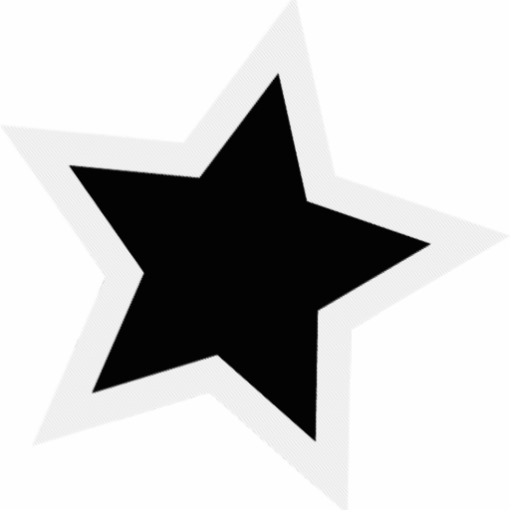
//> input picture star.jpg, 512 x 512 px
$ ./ImageToAscii   (built with g++ and OpenCV 4)
//> lines starting //> are read from the running program, lines starting //| are printed output that depends on the picture
### AsciiConversionUtils.hpp
//
//  shubham.hpp
//  BTPtrial
//
//  Created by Shubham Jain on 03/04/14.
//  Copyright (c) 2014 Shubham. All rights reserved.
//

#ifndef BTPtrial_shubham_hpp
#define BTPtrial_shubham_hpp

#include <iostream>
#include "opencv2/core/core.hpp"
#include "opencv2/highgui/highgui.hpp"
#include "opencv/cv.h"
#include "fstream"
#include "string"

using namespace std;
using namespace cv;

void stringToMat(Mat &img, char** letters, int row, int col, int toImageFactor){
    Point textOrg(toImageFactor,toImageFactor);

    for(int i = 0; i< row; i++){
        textOrg.x=0;
        for (int j = 0; j<col; j++) {

            string temp = "";
            temp +=letters[i][j];
            //cout<<temp<<"<-\n";
            //adjust size of letter and boldness according to the image factor
            putText(img, temp, textOrg, FONT_HERSHEY_SIMPLEX, .5, Scalar::all(0),1,8,false);
            textOrg.x+=toImageFactor;
        }
        textOrg.y+=toImageFactor;
    }
    return;
}

// [124 lines left out: functions fontIntensity, fillAsciiArrayViaIntensity, not called in this run]


void fillAsciiArrayViaDistanceMap(Mat &img, char** asciiArray, int toLetterFactor)
{


    for(int i = 0;i < img.rows;i+=toLetterFactor){
        for(int j = 0;j < img.cols;j+=toLetterFactor){
            //convert to binary matrix
            cout<<"binary matrix\n";
            int binaryImage[toLetterFactor][toLetterFactor];
            for (int bi = i; bi<i+toLetterFactor; bi++) {
                for (int bj = j; bj<j+toLetterFactor; bj++) {
                    Scalar pixel = img.at<uchar>(bi,bj);
                    uchar intensity = pixel.val[0];
                    if (intensity>127) {
                        binaryImage[bi%toLetterFactor][bj%toLetterFactor]= 1;
                    }
                    else
                    {
                        binaryImage[bi%toLetterFactor][bj%toLetterFactor]=0;
                    }

                    cout<<binaryImage[bi%toLetterFactor][bj%toLetterFactor]<<" ";
                }
                cout<<"\n";
            }
            //create distance map using dp
            int minTopLeft[toLetterFactor][toLetterFactor];
            int minBottomRight[toLetterFactor][toLetterFactor];
            int distanceMap[toLetterFactor][toLetterFactor];
            for (int k = 0; k<toLetterFactor; k++) {
                for (int l = 0; l<toLetterFactor; l++) {
                    if(binaryImage[k][l]==0)
                        minTopLeft[k][l]=0;
                    else
                    {
                        int min = INT_MAX;
                        if(k!=0 && minTopLeft[k-1][l]<min)
                        {
                            minTopLeft[k][l]=minTopLeft[k-1][l]+1;
                            min =minTopLeft[k-1][l];
                        }
                        if(l!=0 && minTopLeft[k][l-1]<min)
                        {
                            minTopLeft[k][l]=minTopLeft[k][l-1]+1;
                            min =minTopLeft[k][l-1];
                        }
                        if(k!=0 && l!=0 && minTopLeft[k-1][l-1]<min)
                        {
                            minTopLeft[k][l]=minTopLeft[k-1][l-1]+1;
                            min =minTopLeft[k-1][l-1];
                        }
                        if(k==0 || l==0)
                            minTopLeft[k][l]=1;
                    }


                }
            }
            for (int k = toLetterFactor-1; k>=0; k--) {
                for (int l = toLetterFactor-1; l>=0; l--) {
                    if(binaryImage[k][l]==0)
                        minBottomRight[k][l]=0;
                    else
                    {
                        int min = INT_MAX;
                        if(k!=toLetterFactor-1 && minBottomRight[k+1][l]<min)
                        {
                            minBottomRight[k][l]=minBottomRight[k+1][l]+1;
                            min =minBottomRight[k+1][l];
                        }
                        if(l!=toLetterFactor-1 && minBottomRight[k][l+1]<min)
                        {
                            minBottomRight[k][l]=minBottomRight[k][l+1]+1;
                            min =minBottomRight[k][l+1];
                        }
                        if(k!=toLetterFactor-1 && l!=toLetterFactor-1 && minTopLeft[k+1][l+1]<min)
                        {
                            minBottomRight[k][l]=minBottomRight[k+1][l+1]+1;
                            min =minBottomRight[k+1][l+1];
                        }
                        if(k==toLetterFactor-1 || l==toLetterFactor-1)
                            minBottomRight[k][l]=1;
                    }


                }
            }
            cout<<"Distance map\n";
            for (int k = 0; k<toLetterFactor; k++) {
                for (int l = 0; l<toLetterFactor; l++) {
                    distanceMap[k][l]=minBottomRight[k][l]>minTopLeft[k][l]?minTopLeft[k][l]:minBottomRight[k][l];
                    cout<<distanceMap[k][l]<<" ";
                }
                cout<<"\n";
            }

            //apply multiplication to all and find min sum.
            //int row = 15;
            int row = toLetterFactor;
            //int col = 15;
            int col = toLetterFactor;
            Point textOrg(0,(12*toLetterFactor)/15);
            char replacementCharacter=' ';
            int minDistance=INT_MAX;

            for (char k=32; k<126; k++) {
                Mat letterImage(row,col,CV_8UC1, Scalar(255));
                string s="";
                s+=k;
                putText(letterImage, s, textOrg, FONT_HERSHEY_SCRIPT_SIMPLEX, (.5*toLetterFactor)/15.0, Scalar::all(0),1.5,8,false);
                cout<<k;
                int distanceValue = 0;
                for (int k = 0; k<toLetterFactor; k++) {
                    for (int l = 0; l<toLetterFactor; l++) {
                        Scalar pixel = img.at<uchar>(k,l);
                        uchar intensity = pixel.val[0];
                        distanceValue+=distanceMap[k][l]*(255-(int)intensity);
                    }
                }
                if(distanceValue>minDistance)
                {
                    minDistance=distanceValue;
                    replacementCharacter=k;
                }
                //namedWindow( "Display window", WINDOW_AUTOSIZE );// Create a window for display.
                //imshow( "Display window", letterImage);
            }
            cout<<"replacement character is->"<<replacementCharacter<<"<-\n";
            asciiArray[i%toLetterFactor][j%toLetterFactor]=replacementCharacter;

        }
    }

}


void printAsciiImage(Mat &img, char**asciiArray, int toLetterFactor, int toImageFactor)
{
    //int r = 1;
    int r = img.rows/toLetterFactor;
    //int c = 256;
    int c = img.cols/toLetterFactor;
    int row = toImageFactor*r+10;
    int col = toImageFactor*c;
    Mat asciiImg(row,col,CV_8UC1, Scalar(255));
    Mat asciiImageSmall;
    stringToMat(asciiImg, asciiArray,r,c,toImageFactor);
    resize(asciiImg, asciiImageSmall, Size(), .7, .7, INTER_LINEAR);
    namedWindow( "Display window", WINDOW_AUTOSIZE );// Create a window for display.
    imshow( "Display window", asciiImageSmall );
    namedWindow( "Display window2", WINDOW_AUTOSIZE );// Create a window for display.
    imshow( "Display window2", img );
    waitKey(0);
}


// [41 lines of commented-out code are left out]

#endif

### ImageToAscii.cpp
#include <iostream>
#include <fstream>
#include <string>

#include "opencv2/core/core.hpp"
#include "opencv2/highgui/highgui.hpp"
#include "opencv/cv.h"

#include "AsciiConversionUtils.hpp"

#define SDK_SUCCESS 0
#define SDK_FAILURE 1

using namespace std;
using namespace cv;

static int toLetterFactor =16;
static int toImageFactor = 15;


int main()
{
    Mat img = imread("images/star.jpg",1);
//> img is the input picture: 512 rows x 512 cols, CV_8UC3; min 0, max 255, mean 199.7
    Mat im_gray;
    cout<<"No of channels in img1 "<<img.channels()<<endl;
//| No of channels in img1 3
    cout<<img.rows<<" "<<img.cols<<endl;
//| 512 512

    //create array for the ascii vector
    char **asciiArray = (char**)malloc(sizeof(char*)*img.rows/toLetterFactor);
    for (int i = 0; i < img.rows/toLetterFactor; i++)
    {
        asciiArray[i] = (char*) malloc(sizeof(char)*img.cols/toLetterFactor);
    }


   // [9 lines of commented-out code are left out]
    cvtColor(img, im_gray, CV_BGR2GRAY);
    //fillAsciiArrayViaIntensity(im_gray,asciiArray,toLetterFactor);
    fillAsciiArrayViaDistanceMap(im_gray,asciiArray,toLetterFactor);

    // for (uchar t = 0; t<255; t++) {
    //    asciiArray[0][t]=t;
    // }
    printAsciiImage(img, asciiArray,toLetterFactor,toImageFactor);
//> in printAsciiImage, `int r = img.rows/toLetterFactor;`: r = 32
//> in printAsciiImage, `int row = toImageFactor*r+10;`: row = 490
//> in printAsciiImage, `int col = toImageFactor*c;`: col = 480
//> in printAsciiImage, `Mat asciiImg(row,col,CV_8UC1, Scalar(255));`: asciiImg: 490 rows x 480 cols, CV_8UC1; every value is 255
//> the loop in stringToMat, `for(int i = 0; i< row; i++)` made 32 passes
//> after the loop in stringToMat, `for(int i = 0; i< row; i++)`:
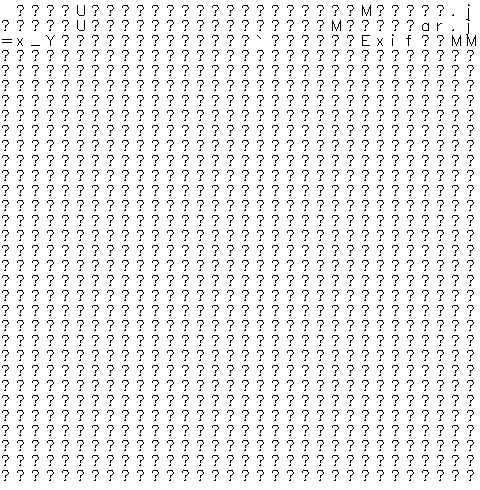
//> img: 490 rows x 480 cols, CV_8UC1; 92.2% white; black in thin lines or dots
//> in printAsciiImage, `resize(asciiImg, asciiImageSmall, Size(), .7, .7, INTER_LINEAR);`:
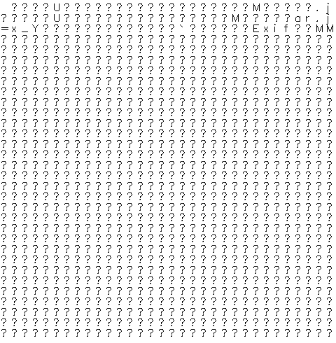
//> asciiImageSmall: 343 rows x 336 cols, CV_8UC1; min 0, max 255, mean 235.7

    //free the allocated memories

    for (int i = 0; i < img.rows/toLetterFactor; i++)
    {
        free(asciiArray[i]);
    }
//> this loop made 32 passes
    free(asciiArray);
    return 0;
}

$ run again, with pent.jpg copied over star.jpg
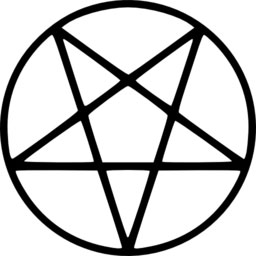
//> input picture pent.jpg, 256 x 256 px
//> img is the input picture: 256 rows x 256 cols, CV_8UC3; min 0, max 255, mean 200.2
//| No of channels in img1 3
//| 256 256
//> r = 16
//> row = 250
//> col = 240
//> asciiImg: 250 rows x 240 cols, CV_8UC1; every value is 255
//> the loop in stringToMat, `for(int i = 0; i< row; i++)` made 16 passes
//> after the loop in stringToMat, `for(int i = 0; i< row; i++)`:
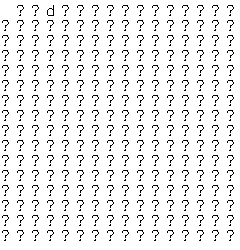
//> img: 250 rows x 240 cols, CV_8UC1; 92.3% white; black in thin lines or dots
//> in printAsciiImage, `resize(asciiImg, asciiImageSmall, Size(), .7, .7, INTER_LINEAR);`:
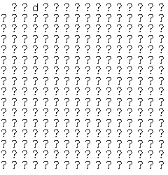
//> asciiImageSmall: 175 rows x 168 cols, CV_8UC1; min 12, max 255, mean 236.1
//> the loop `for (int i = 0; i < img.rows/toLetterFactor; i++)` made 16 passes
